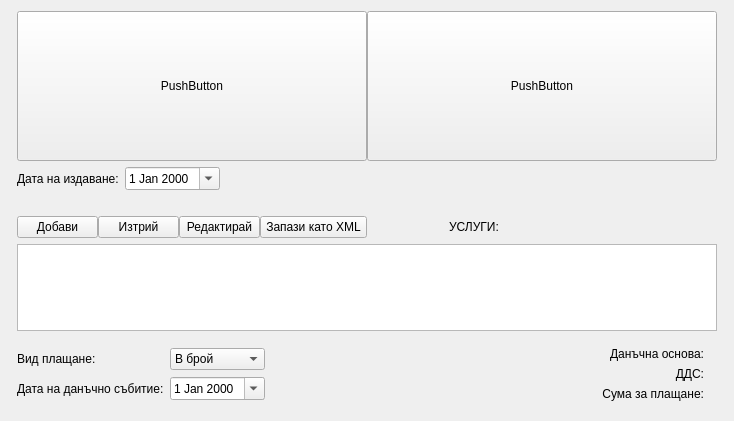
<?xml version="1.0" encoding="UTF-8"?>
<ui version="4.0">
 <class>FinancialView</class>
 <widget class="QWidget" name="FinancialView">
  <property name="geometry">
   <rect>
    <x>0</x>
    <y>0</y>
    <width>734</width>
    <height>421</height>
   </rect>
  </property>
  <property name="sizePolicy">
   <sizepolicy hsizetype="Preferred" vsizetype="Preferred">
    <horstretch>0</horstretch>
    <verstretch>0</verstretch>
   </sizepolicy>
  </property>
  <property name="maximumSize">
   <size>
    <width>16777215</width>
    <height>16777215</height>
   </size>
  </property>
  <property name="windowTitle">
   <string>FinancialView</string>
  </property>
  <layout class="QHBoxLayout" name="horizontalLayout_9">
   <property name="bottomMargin">
    <number>20</number>
   </property>
   <item>
    <spacer name="horizontalSpacer_3">
     <property name="orientation">
      <enum>Qt::Horizontal</enum>
     </property>
     <property name="sizeHint" stdset="0">
      <size>
       <width>27</width>
       <height>20</height>
      </size>
     </property>
    </spacer>
   </item>
   <item>
    <layout class="QVBoxLayout" name="verticalLayout_3">
     <item>
      <layout class="QHBoxLayout" name="horizontalLayout_2">
       <property name="spacing">
        <number>0</number>
       </property>
       <item>
        <widget class="RecipientTileButton" name="recipientButton">
         <property name="sizePolicy">
          <sizepolicy hsizetype="Preferred" vsizetype="Fixed">
           <horstretch>0</horstretch>
           <verstretch>0</verstretch>
          </sizepolicy>
         </property>
         <property name="minimumSize">
          <size>
           <width>350</width>
           <height>150</height>
          </size>
         </property>
         <property name="text">
          <string>PushButton</string>
         </property>
        </widget>
       </item>
       <item>
        <widget class="IssuerTileButton" name="issuerButton">
         <property name="sizePolicy">
          <sizepolicy hsizetype="Preferred" vsizetype="Fixed">
           <horstretch>0</horstretch>
           <verstretch>0</verstretch>
          </sizepolicy>
         </property>
         <property name="minimumSize">
          <size>
           <width>350</width>
           <height>150</height>
          </size>
         </property>
         <property name="text">
          <string>PushButton</string>
         </property>
        </widget>
       </item>
      </layout>
     </item>
     <item>
      <layout class="QHBoxLayout" name="horizontalLayout">
       <item>
        <widget class="QLabel" name="label_2">
         <property name="sizePolicy">
          <sizepolicy hsizetype="Preferred" vsizetype="Preferred">
           <horstretch>0</horstretch>
           <verstretch>0</verstretch>
          </sizepolicy>
         </property>
         <property name="minimumSize">
          <size>
           <width>0</width>
           <height>0</height>
          </size>
         </property>
         <property name="text">
          <string>Дата на издаване:</string>
         </property>
         <property name="alignment">
          <set>Qt::AlignLeading|Qt::AlignLeft|Qt::AlignVCenter</set>
         </property>
        </widget>
       </item>
       <item>
        <widget class="QDateEdit" name="dateEdit">
         <property name="sizePolicy">
          <sizepolicy hsizetype="Preferred" vsizetype="Fixed">
           <horstretch>0</horstretch>
           <verstretch>0</verstretch>
          </sizepolicy>
         </property>
         <property name="calendarPopup">
          <bool>true</bool>
         </property>
        </widget>
       </item>
       <item>
        <spacer name="horizontalSpacer_4">
         <property name="orientation">
          <enum>Qt::Horizontal</enum>
         </property>
         <property name="sizeHint" stdset="0">
          <size>
           <width>40</width>
           <height>20</height>
          </size>
         </property>
        </spacer>
       </item>
      </layout>
     </item>
     <item>
      <layout class="QHBoxLayout" name="horizontalLayout_5">
       <property name="spacing">
        <number>0</number>
       </property>
       <property name="topMargin">
        <number>20</number>
       </property>
       <item>
        <widget class="QPushButton" name="addButton">
         <property name="sizePolicy">
          <sizepolicy hsizetype="Fixed" vsizetype="Fixed">
           <horstretch>0</horstretch>
           <verstretch>0</verstretch>
          </sizepolicy>
         </property>
         <property name="minimumSize">
          <size>
           <width>81</width>
           <height>0</height>
          </size>
         </property>
         <property name="text">
          <string>Добави</string>
         </property>
        </widget>
       </item>
       <item>
        <widget class="QPushButton" name="deleteButton">
         <property name="sizePolicy">
          <sizepolicy hsizetype="Fixed" vsizetype="Fixed">
           <horstretch>0</horstretch>
           <verstretch>0</verstretch>
          </sizepolicy>
         </property>
         <property name="minimumSize">
          <size>
           <width>81</width>
           <height>0</height>
          </size>
         </property>
         <property name="text">
          <string>Изтрий</string>
         </property>
        </widget>
       </item>
       <item>
        <widget class="QPushButton" name="editButton">
         <property name="sizePolicy">
          <sizepolicy hsizetype="Fixed" vsizetype="Fixed">
           <horstretch>0</horstretch>
           <verstretch>0</verstretch>
          </sizepolicy>
         </property>
         <property name="minimumSize">
          <size>
           <width>81</width>
           <height>0</height>
          </size>
         </property>
         <property name="text">
          <string>Редактирай</string>
         </property>
        </widget>
       </item>
       <item>
        <widget class="QPushButton" name="saveXMLButton">
         <property name="sizePolicy">
          <sizepolicy hsizetype="Fixed" vsizetype="Fixed">
           <horstretch>0</horstretch>
           <verstretch>0</verstretch>
          </sizepolicy>
         </property>
         <property name="minimumSize">
          <size>
           <width>107</width>
           <height>0</height>
          </size>
         </property>
         <property name="text">
          <string>Запази като XML</string>
         </property>
        </widget>
       </item>
       <item>
        <widget class="QLabel" name="operationsLabel">
         <property name="text">
          <string>УСЛУГИ:</string>
         </property>
         <property name="alignment">
          <set>Qt::AlignCenter</set>
         </property>
        </widget>
       </item>
       <item>
        <spacer name="opLabelSpacer">
         <property name="orientation">
          <enum>Qt::Horizontal</enum>
         </property>
         <property name="sizeType">
          <enum>QSizePolicy::Fixed</enum>
         </property>
         <property name="sizeHint" stdset="0">
          <size>
           <width>136</width>
           <height>20</height>
          </size>
         </property>
        </spacer>
       </item>
      </layout>
     </item>
     <item>
      <widget class="ProcedureTable" name="operationsTable">
       <property name="sizePolicy">
        <sizepolicy hsizetype="Preferred" vsizetype="Expanding">
         <horstretch>0</horstretch>
         <verstretch>0</verstretch>
        </sizepolicy>
       </property>
       <property name="minimumSize">
        <size>
         <width>700</width>
         <height>0</height>
        </size>
       </property>
       <property name="styleSheet">
        <string notr="true"/>
       </property>
      </widget>
     </item>
     <item>
      <layout class="QHBoxLayout" name="horizontalLayout_3">
       <property name="topMargin">
        <number>10</number>
       </property>
       <item>
        <layout class="QHBoxLayout" name="horizontalLayout_8">
         <item>
          <layout class="QVBoxLayout" name="verticalLayout_5">
           <item>
            <widget class="QLabel" name="label_6">
             <property name="text">
              <string>Вид плащане:</string>
             </property>
            </widget>
           </item>
           <item>
            <widget class="QLabel" name="label_5">
             <property name="text">
              <string>Дата на данъчно събитие:</string>
             </property>
            </widget>
           </item>
          </layout>
         </item>
         <item>
          <layout class="QVBoxLayout" name="verticalLayout_6">
           <item>
            <widget class="QComboBox" name="paymentTypeCombo">
             <item>
              <property name="text">
               <string>В брой</string>
              </property>
             </item>
             <item>
              <property name="text">
               <string>Банков път</string>
              </property>
             </item>
            </widget>
           </item>
           <item>
            <widget class="QDateEdit" name="taxEventDateEdit">
             <property name="calendarPopup">
              <bool>true</bool>
             </property>
            </widget>
           </item>
          </layout>
         </item>
        </layout>
       </item>
       <item>
        <spacer name="horizontalSpacer">
         <property name="orientation">
          <enum>Qt::Horizontal</enum>
         </property>
         <property name="sizeHint" stdset="0">
          <size>
           <width>40</width>
           <height>20</height>
          </size>
         </property>
        </spacer>
       </item>
       <item>
        <layout class="QHBoxLayout" name="horizontalLayout_4">
         <item>
          <layout class="QVBoxLayout" name="verticalLayout">
           <item>
            <widget class="QLabel" name="label">
             <property name="text">
              <string>Данъчна основа:</string>
             </property>
             <property name="alignment">
              <set>Qt::AlignRight|Qt::AlignTrailing|Qt::AlignVCenter</set>
             </property>
            </widget>
           </item>
           <item>
            <widget class="QLabel" name="label_3">
             <property name="text">
              <string>ДДС:</string>
             </property>
             <property name="alignment">
              <set>Qt::AlignRight|Qt::AlignTrailing|Qt::AlignVCenter</set>
             </property>
            </widget>
           </item>
           <item>
            <widget class="QLabel" name="label_4">
             <property name="text">
              <string>Сума за плащане:</string>
             </property>
             <property name="alignment">
              <set>Qt::AlignRight|Qt::AlignTrailing|Qt::AlignVCenter</set>
             </property>
            </widget>
           </item>
          </layout>
         </item>
         <item>
          <layout class="QVBoxLayout" name="verticalLayout_2">
           <item>
            <widget class="QLabel" name="priceLabel">
             <property name="sizePolicy">
              <sizepolicy hsizetype="Preferred" vsizetype="Preferred">
               <horstretch>0</horstretch>
               <verstretch>0</verstretch>
              </sizepolicy>
             </property>
             <property name="minimumSize">
              <size>
               <width>0</width>
               <height>0</height>
              </size>
             </property>
             <property name="text">
              <string/>
             </property>
             <property name="alignment">
              <set>Qt::AlignLeading|Qt::AlignLeft|Qt::AlignVCenter</set>
             </property>
            </widget>
           </item>
           <item>
            <widget class="QLabel" name="vatLabel">
             <property name="sizePolicy">
              <sizepolicy hsizetype="Preferred" vsizetype="Preferred">
               <horstretch>0</horstretch>
               <verstretch>0</verstretch>
              </sizepolicy>
             </property>
             <property name="minimumSize">
              <size>
               <width>0</width>
               <height>0</height>
              </size>
             </property>
             <property name="text">
              <string/>
             </property>
             <property name="alignment">
              <set>Qt::AlignLeading|Qt::AlignLeft|Qt::AlignVCenter</set>
             </property>
            </widget>
           </item>
           <item>
            <widget class="QLabel" name="sumLabel">
             <property name="sizePolicy">
              <sizepolicy hsizetype="Preferred" vsizetype="Preferred">
               <horstretch>0</horstretch>
               <verstretch>0</verstretch>
              </sizepolicy>
             </property>
             <property name="minimumSize">
              <size>
               <width>0</width>
               <height>0</height>
              </size>
             </property>
             <property name="text">
              <string/>
             </property>
             <property name="alignment">
              <set>Qt::AlignLeading|Qt::AlignLeft|Qt::AlignVCenter</set>
             </property>
            </widget>
           </item>
          </layout>
         </item>
        </layout>
       </item>
      </layout>
     </item>
    </layout>
   </item>
   <item>
    <spacer name="horizontalSpacer_2">
     <property name="orientation">
      <enum>Qt::Horizontal</enum>
     </property>
     <property name="sizeHint" stdset="0">
      <size>
       <width>27</width>
       <height>20</height>
      </size>
     </property>
    </spacer>
   </item>
  </layout>
 </widget>
 <layoutdefault spacing="6" margin="11"/>
 <customwidgets>
  <customwidget>
   <class>RecipientTileButton</class>
   <extends>QPushButton</extends>
   <header>FinancialTileButton.h</header>
  </customwidget>
  <customwidget>
   <class>IssuerTileButton</class>
   <extends>QPushButton</extends>
   <header>FinancialTileButton.h</header>
  </customwidget>
  <customwidget>
   <class>ProcedureTable</class>
   <extends>QTableView</extends>
   <header>View/ProcedureDisplayModel/ProcedureTable.h</header>
  </customwidget>
 </customwidgets>
 <resources/>
 <connections/>
</ui>
